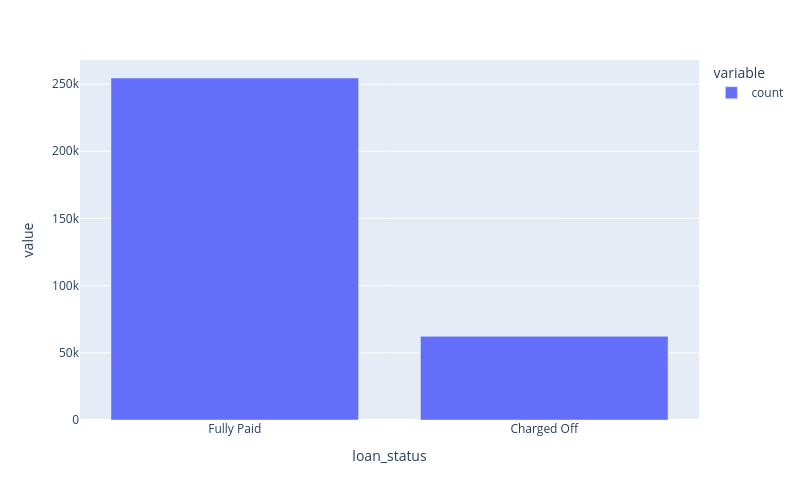

The code cell stored with this chart in its notebook:
### Markdown cell above
We visualise the loan status for ease of interpretation

### Code cell
import plotly.express as px

fig = px.bar(train_df['loan_status'].value_counts(), width=800, height=500)
fig.show()

### Figure 1 — Plotly figure (JSON) as saved in the notebook; plotly's stock layout.template omitted (floating-point values rounded to 4 significant figures)
{"data": [{"hovertemplate": "variable=count<br>loan_status=%{x}<br>value=%{y}<extra></extra>", "legendgroup": "count", "marker": {"color": "#636efa", "pattern": {"shape": ""}}, "name": "count", "orientation": "v", "showlegend": true, "textposition": "auto", "type": "bar", "x": ["Fully Paid", "Charged Off"], "xaxis": "x", "y": [254546, 62278], "yaxis": "y"}], "layout": {"barmode": "relative", "height": 500, "legend": {"title": {"text": "variable"}, "tracegroupgap": 0}, "margin": {"t": 60}, "width": 800, "xaxis": {"anchor": "y", "autorange": true, "domain": [0, 1], "range": [-0.5, 1.5], "title": {"text": "loan_status"}, "type": "category"}, "yaxis": {"anchor": "x", "autorange": true, "domain": [0, 1], "range": [0, 267900.0], "title": {"text": "value"}, "type": "linear"}}}
